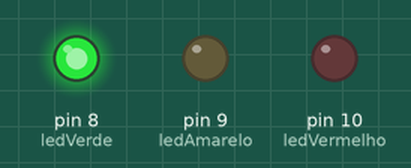
This sketch was run on a simulated Arduino Uno, built with avr-gcc and run on an emulated ATmega328P. On the bench: output pins drawn as LEDs (lit = HIGH).

Above: at 2.5 s.
At 6.0 s:
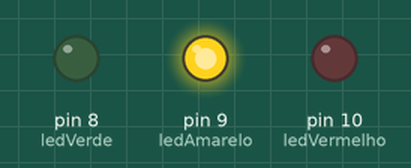
At 9.5 s:
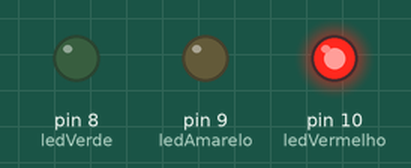
Timing chart, 0 to 15.6 s (numbered marks = the images above):
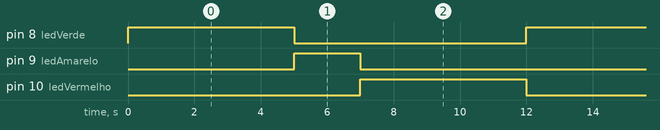

The sketch:

exercicio-03.ino
```cpp
// (licence header left out)
// Definição dos pinos dos LEDs
const int ledVerde = 8;
const int ledAmarelo = 9;
const int ledVermelho = 10;

void setup()
{
  // A função setup() é executada apenas uma vez,
  // logo após o Arduino ser ligado ou reiniciado.
  // Aqui configuramos os pinos dos LEDs como saídas digitais.

  pinMode(ledVerde, OUTPUT);
  pinMode(ledAmarelo, OUTPUT);
  pinMode(ledVermelho, OUTPUT);
}

void loop()
{
  // A função loop() é executada repetidamente, em um ciclo infinito.
  // Aqui definimos o comportamento do semáforo, controlando
  // a sequência e o tempo em que cada LED ficará aceso.

  // LED Verde aceso por 5 segundos
  digitalWrite(ledVerde, HIGH);
  delay(5000);
  digitalWrite(ledVerde, LOW);

  // LED Amarelo aceso por 2 segundos
  digitalWrite(ledAmarelo, HIGH);
  delay(2000);
  digitalWrite(ledAmarelo, LOW);

  // LED Vermelho aceso por 5 segundos
  digitalWrite(ledVermelho, HIGH);
  delay(5000);
  digitalWrite(ledVermelho, LOW);
}
```

Measured:
- by itself, pin 8 (ledVerde), pin 10 (ledVermelho): alternates HIGH for 5.0 s and LOW for 7.0 s
- by itself, pin 9 (ledAmarelo): alternates HIGH for 2.0 s and LOW for 10.0 s
- by itself, everything shown: repeats every 12.0 s, in 4 steps
